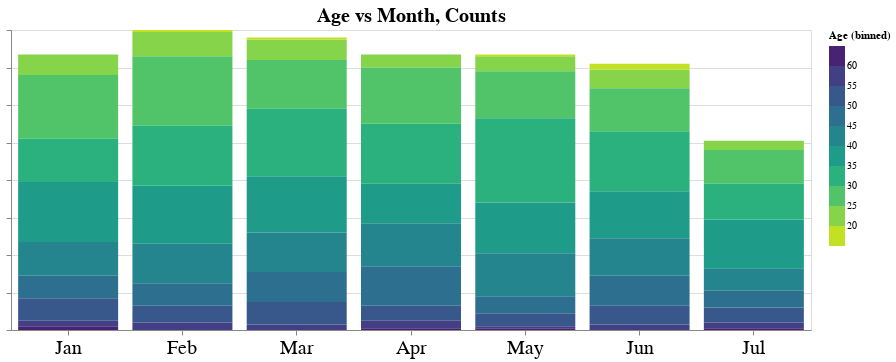

Write notebook code for a chart like this one.
### Markdown cell above
### Month and age

### Code cell
(alt.Chart(df, width=800, title='Age vs Month, Counts').mark_bar(width=100)
 .encode(
     alt.X('month(Timestamp):O', title=''),
     y=alt.Y('count(Clicked on Ad):Q', title='', axis=alt.Axis(labels=False)),
     color=alt.Color('Age', 
                         scale=alt.Scale(scheme='viridis', reverse=True),
                         bin=alt.Bin(maxbins=10))
 ).configure_axis(labelAngle=0, labelFontSize=20)).configure_title(fontSize=20)

### Figure 1 — Vega-Lite specification as saved in the notebook (floating-point values rounded to 4 significant figures; data arrays with more than 128 entries replaced by an {"elided": "..."} marker saying what was removed)
{"$schema": "https://vega.github.io/schema/vega-lite/v4.17.0.json", "config": {"axis": {"labelAngle": 0, "labelFontSize": 20}, "title": {"fontSize": 20}, "view": {"continuousHeight": 300, "continuousWidth": 400}}, "data": {"name": "data-b412b58fb84af9ade9a9da7753f18af1"}, "datasets": {"data-b412b58fb84af9ade9a9da7753f18af1": {"elided": "1000 records"}}, "encoding": {"color": {"bin": {"maxbins": 10}, "field": "Age", "scale": {"reverse": true, "scheme": "viridis"}, "type": "quantitative"}, "x": {"field": "Timestamp", "timeUnit": "month", "title": "", "type": "ordinal"}, "y": {"aggregate": "count", "axis": {"labels": false}, "field": "Clicked on Ad", "title": "", "type": "quantitative"}}, "mark": {"type": "bar", "width": 100}, "title": "Age vs Month, Counts", "width": 800}
